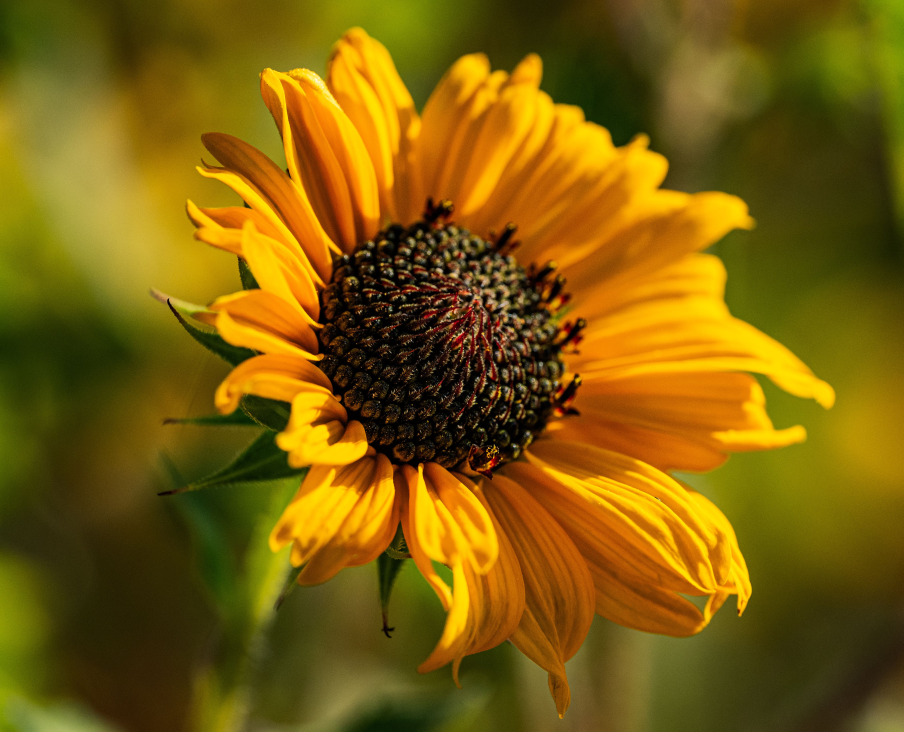
#> input picture CO3/AT1/image.jpg, 4518 x 3660 px, found by its file name (shown at 1/5 size)
$ python co3at2_14.py
#> lines starting #> are read from the running program, lines starting #| are printed output that depends on the picture
# -*- coding: utf-8 -*-
"""CO3AT2-14.ipynb

Automatically generated by Colab.

Original file is located at
    https://colab.research.google.com/drive/1M6YetWwgB2F3ECxRs7rEJqb6aE2RJ0Pa
"""

import cv2
import numpy as np
import matplotlib.pyplot as plt
from sklearn.decomposition import PCA

# Read multiple images
images = []

# Assuming there is a single image file named 'image.jpg' available
# and the intent is to process this image (or replicate its loading) for PCA.
# The original code expected multiple numbered images which were not found.
# We will use the existing '/content/image.jpg' for loading.

# Load the base image once
base_img_path = "/content/image.jpg"
base_img = cv2.imread(base_img_path, cv2.IMREAD_GRAYSCALE)
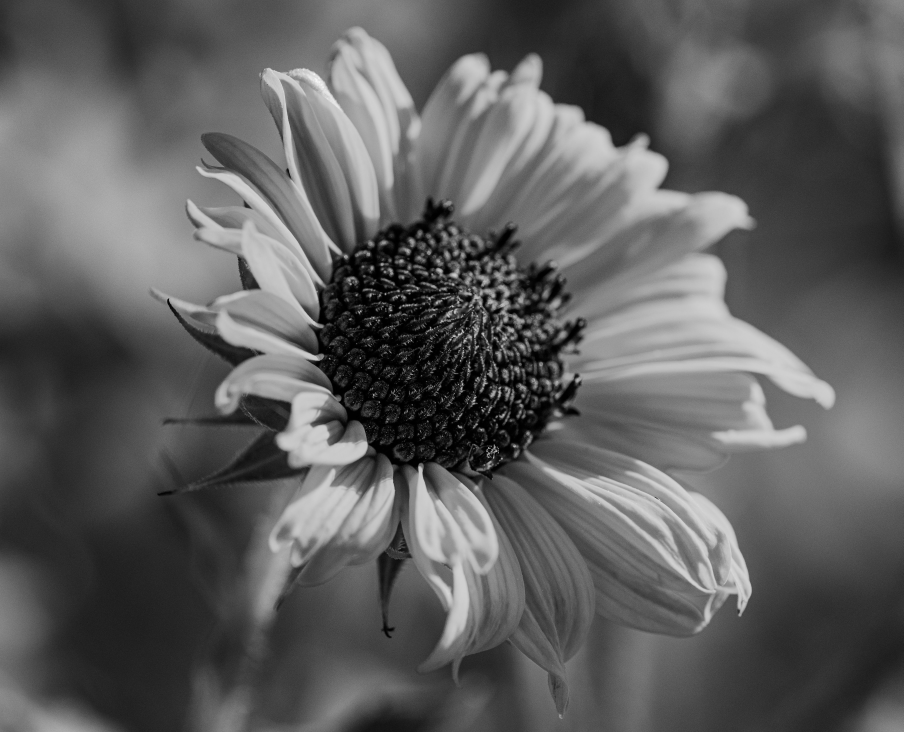
#> base_img: shape (3660, 4518) (shown at 1/5 size); min 0, max 255, mean 93.3

if base_img is None:
    print(f"Error: Could not load base image '{base_img_path}'. Cannot proceed.")
else:
    # Resize the base image
    base_img_resized = cv2.resize(base_img, (50, 50))
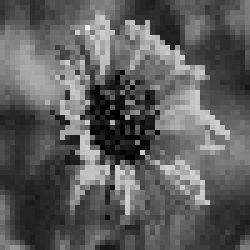
#> base_img_resized: shape (50, 50) (shown 5 times larger); min 0, max 245, mean 93.2

    for i in range(1, 6):
        # Add a small amount of random noise to create distinct images for PCA
        # Ensure noise has the same data type as the image to avoid issues.
        noise = np.random.normal(0, 5, base_img_resized.shape).astype(base_img_resized.dtype)
        noisy_img = np.clip(base_img_resized + noise, 0, 255) # Clip to image valid range
        images.append(noisy_img.flatten())
#> after the loop, images = 5 items

# Convert to NumPy array
if not images:
    print("Error: No images were loaded (or base image failed to load). Cannot proceed with PCA.")
else:
    data = np.array(images)

    print("Original feature dimension:", data.shape[1])
#| Original feature dimension: 2500

    # PCA with 95% information preservation
    # It's important that n_components is less than or equal to the number of samples (5 in this case)
    # and also less than or equal to the number of features. If n_components is set to a float (0-1),
    # it selects the number of components such that the amount of variance that needs to be explained is greater than the percentage specified.
    pca = PCA(n_components=0.95)

    reduced_data = pca.fit_transform(data)
#> reduced_data = [[-106.2, -252, 576, -35.95], [633.9, -207.8, -143.2, 142.8], [-387.9, 56.66, -172.4, 446.7], [101.1, 655.3, 65.56, -159], [-240.8, -252.2, -325.9, -394.5]]

    print("Reduced feature dimension:", reduced_data.shape[1])
#| Reduced feature dimension: 4

    print("Explained variance ratio:")
    print(pca.explained_variance_ratio_)

    print("Total information preserved:",
          sum(pca.explained_variance_ratio_))

    # Reconstruct images
    reconstructed = pca.inverse_transform(reduced_data)

    # Display reconstructed images
    plt.figure(figsize=(12, 4))

    for i in range(len(images)):
        plt.subplot(1, 5, i + 1)

        # Ensure reconstructed data is clipped and converted to appropriate type for display
        img_to_display = reconstructed[i].reshape(50, 50).astype(np.uint8) # Convert to uint8 for imshow

        plt.imshow(img_to_display, cmap="gray")
        plt.title("Image " + str(i + 1))
        plt.axis("off")
#> this loop made 5 passes

    plt.tight_layout()
    plt.show()
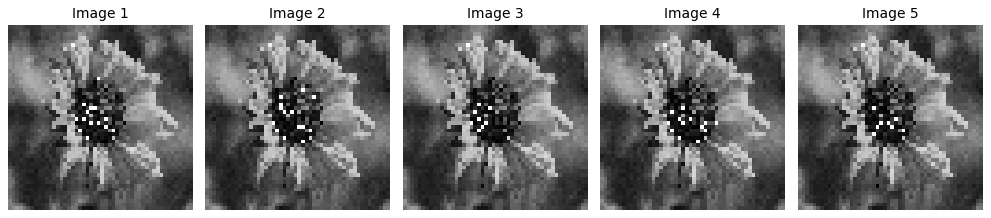
#> figure drawn by matplotlib, 5 panels
